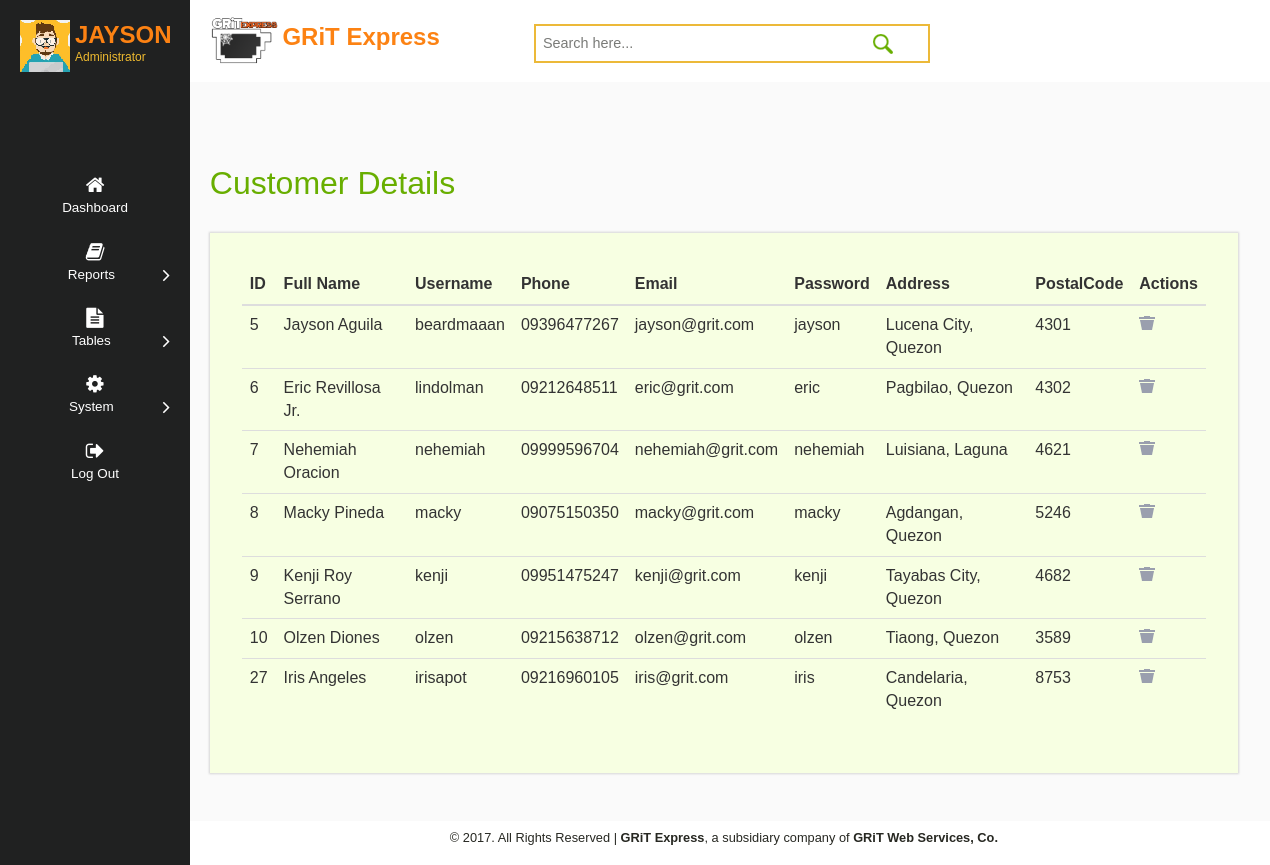
/Admin/customerdetails.php (signed in), run on the app's committed database.
### tables this page shows
CREATE TABLE `customer` (
  `Cust_Id` int(15) NOT NULL,
  `FullName` varchar(25) NOT NULL DEFAULT '',
  `UserName` varchar(255) NOT NULL DEFAULT '',
  `Phone` varchar(25) NOT NULL DEFAULT '',
  `Email` varchar(55) NOT NULL DEFAULT '',
  `Password` varchar(20) NOT NULL DEFAULT '',
  `Re_Password` varchar(20) NOT NULL DEFAULT '',
  `Adress` varchar(55) NOT NULL DEFAULT '',
  `PostalCode` varchar(25) NOT NULL DEFAULT ''
);

CREATE TABLE `employee` (
  `Employee_ID` int(95) NOT NULL,
  `Employee_Name` varchar(25) NOT NULL,
  `Username` varchar(25) NOT NULL,
  `Password` varchar(25) NOT NULL
);

### session.php (called while the page is built, shortened)
<?php
include('config.php');
$check=$_SESSION['login_username'];
$session=mysqli_query($mysqli, "select Username from employee where Username='$check' ");
$row=mysqli_fetch_array($session);
$login_session=$row['Username'];
?>

### Admin/customerdetails.php (the view, shortened to what this page needs)
<?php
include("../session.php");
include("../config.php");
?>
<!DOCTYPE html>
<html>
<head>
	<link href="css/bootstrap.css" rel="stylesheet" type="text/css">
	<link href="css/gritexpress.css" rel="stylesheet" type="text/css">
	<link href="css/icons.css" rel="stylesheet">
</head>
<body>
<div class="gritexpress">
   <div class="left-content">
		<div class="topbar">
			<div class="logo-name">
				<img src="images/logo.png" height="50px">
				<a href="#"> <h1>GRiT Express</h1></a>
			<div class="search-box">
				<form>
				<input type="text" placeholder="Search here..." required="">
				<input type="submit" value="">
				</form>
			</div>
			</div>
		</div>
<div class="inside-content">
    <div class="blank">
    	<h2>Customer Details</h2>
    	<div class="blankpage-main">
<?php $result = mysqli_query($mysqli,"SELECT * FROM customer"); ?>
  		<table class="table table-hover">
			<thead>
		<tr>
    	    <th>ID</th>
            <th>Full Name</th>
    		<th>Username</th>
		    <th>Phone</th>
            <th>Email</th>
            <th>Password</th>
            <th>Address</th>
    		<th>PostalCode</th>
    		<th>Actions</th>
		</tr>
			</thead>
			<tbody>
			<?php while($row = mysqli_fetch_array($result)){?>
    	<tr>
    		<td><?Php echo $row['Cust_Id']; ?></td>
    		<td><?php echo $row['FullName']; ?></td>
   			<td><?php echo $row['UserName']; ?></td>
			<td><?php echo $row['Phone']; ?></td>
	 		<td><?php echo $row['Email']; ?></td>
   			<td><?php echo $row['Password']; ?></td>
			<td><?php echo $row['Adress']; ?></td>
			<td><?php echo $row['PostalCode']; ?></td>
    		<td>
     			<a href="customerDelete.php?delete=<?php echo $row['Cust_Id']; ?>" onClick="del(this);" title="Delete" ><input type="image" src="images/icn_trash.png" title="Trash">  </a></td>
    	</tr>
<?php }mysqli_close($mysqli);?>
			</tbody>
		</table>
    	</div>
    </div>
</div>
<div class="copyright">
	 <p style="font-size: 0.8em;color: #272822;">
	 © 2017. All Rights Reserved | <strong>GRiT Express</strong>, a subsidiary company of <strong>GRiT Web Services, Co.</strong>
	</p>
</div>
</div>
<div class="leftbar">
    <div class="profile_img">
		<span class="prfil-img"><img src="images/1.png"> </span>
		<div class="username">
			<p><?php echo "$login_session";?></p>
			<span>Administrator</span>
		</div>
	</div>
		<div class="menu">
		<ul id="menu">
		    <li><a href="blank.php"><i class="fa fa-home"></i>Dashboard</a></li>
			<li><a href="#"><i class="fa fa-book"></i>Reports<span class="fa fa-angle-right" style="float: right"></span></a>
		    </li>
		    <li><a href="#"><i class="fa fa-file-text"></i>Tables<span class="fa fa-angle-right" style="float: right"></span></a>
		    </li>
		    <li><a href="#"><i class="fa fa-cog"></i>System<span class="fa fa-angle-right" style="float: right"></span></a>
		    </li>
		    <li><a href="../signin/logout.php"><i class="fa fa-sign-out"></i>Log Out</a></li>
		    </ul>
		    </div>
	 </div>
</div>
</body>
</html>

### Admin/css/gritexpress.css (style rules this page uses)
html { font-family: 'Carrois Gothic', sans-serif; font-size: 100%; background:#fff; }
body { font-family: 'Carrois Gothic', sans-serif; font-size: 100%; background:#fff; }
.gritexpress { min-width: 1260px; position: relative; top: 0;left: 0;right: 0;bottom: 0; width: 100%;height: 100%; margin: 0px auto; }
.left-content { float: right; width: 86.5%; }
.leftbar { position: absolute; float: left; width: 220px; top: 0px; left:0px; bottom: 0; background-color:#202121; color: #aaabae; }
#menu { list-style: none; margin: 0; padding: 0; margin-bottom: 40px; }
#menu li { position: relative; margin: 0; font-size: 12px; padding: 0; }
#menu li a { position: relative; display: block; padding: 13px 20px; color: #FFFFFF; white-space: nowrap; font-size: 1.12em; text-align: center; font-family: 'Carrois Gothic', sans-serif; }
#menu .fa { margin-bottom: 10px; font-size: 1.5em; display: block; }
.menu { padding:10.2em 0em 0em 0em; }
.topbar { background:#FFF; padding: 1em 2em; box-shadow: 0 1px 3px rgba(0,0,0,0.15); }
.logo-name { float: left; width: 70%; margin: 0% 0% 0% 0%; }
.logo-name h1 { font-size: 1.5em; color: #FC8213; margin: 0em; font-weight: 700; text-decoration: none; }
.logo-name a { display:inline-block; }
.search-box { float: right; width:55%; margin-top: 0.5em; position: relative; display: block; border:2px solid rgb(236, 185, 57); }
.search-box input[type="text"] { outline: none; background: #fff; width: 86%; margin: 0; font-size: 0.9em; color: #DC6B1E; padding: 0.5em 0.5em; border: none; display: inline-block; }
.search-box input[type="submit"] { background: url(../images/search.png)no-repeat; width: 20px; height: 20px; display: inline-block; vertical-align: text-top; border: none; outline: none; }
.profile_img span.prfil-img { float:left; margin-left: 20px; margin-top: 20px; height:35px; }
.username { float:left; margin-top:35px; margin-left:5px; height:35px; }
.username p { font-size:1.5em; color:#FC8213; line-height:0em; font-weight:700; }
.username span { font-size: .75em; font-style: bold; color: #EEBA30; font-weight: normal; margin-top: 0em; }
.inside-content { padding: 4em 2em 3em 2em; background: #fafafa; }
.copyright { padding: 0.5em 0.5em; text-align: center; box-shadow: 2px 1px rgba(0,0.15); }
.blank { min-height: 400px; }
.blank h2 { font-size: 2em; color: #68AE00; margin-bottom: 1em; font-family: 'Carrois Gothic', sans-serif; }
.blankpage-main { padding: 2em 2em; background: #F7FFE2; margin-top:2em; box-shadow: 0px 0px 2px 1px rgba(0,0,0,0.15); }
@media (max-width:1440px) { .leftbar { width: 190px; } }

### data on the page
customer: Cust_Id "5", FullName "Jayson Aguila", UserName "beardmaaan", Phone "09396477267", Email "jayson@grit.com", Password "jayson", Adress "Lucena City, Quezon", PostalCode "4301"
customer: Cust_Id "6", FullName "Eric Revillosa Jr.", UserName "lindolman", Phone "09212648511", Email "eric@grit.com", Password "eric", Adress "Pagbilao, Quezon", PostalCode "4302"
customer: Cust_Id "7", FullName "Nehemiah Oracion", UserName "nehemiah", Phone "09999596704", Email "nehemiah@grit.com", Password "nehemiah", Adress "Luisiana, Laguna", PostalCode "4621"
customer: Cust_Id "8", FullName "Macky Pineda", UserName "macky", Phone "09075150350", Email "macky@grit.com", Password "macky", Adress "Agdangan, Quezon", PostalCode "5246"
customer: Cust_Id "9", FullName "Kenji Roy Serrano", UserName "kenji", Phone "09951475247", Email "kenji@grit.com", Password "kenji", Adress "Tayabas City, Quezon", PostalCode "4682"
customer: Cust_Id "10", FullName "Olzen Diones", UserName "olzen", Phone "09215638712", Email "olzen@grit.com", Password "olzen", Adress "Tiaong, Quezon", PostalCode "3589"
customer: Cust_Id "27", FullName "Iris Angeles", UserName "irisapot", Phone "09216960105", Email "iris@grit.com", Password "iris", Adress "Candelaria, Quezon", PostalCode "8753"
employee: Username "JAYSON"
